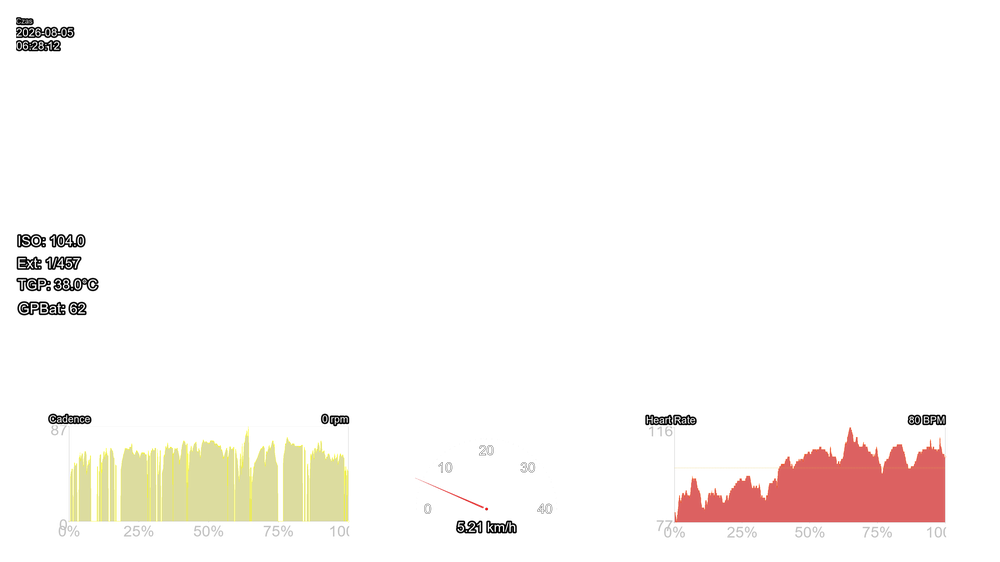
#> input picture 01_python_hud_30.png, 1000 x 562 px, shrunk from 3840 x 2160 before the run, found by its file name
$ python find_alpha_hud30.py
#> lines starting #> are read from the running program, lines starting #| are printed output that depends on the picture
"""Find all non-zero alpha pixels in 01_python_hud_30.png."""
from PIL import Image
import numpy as np

img = Image.open("c:/_DEV/TeleM/01_python_hud_30.png")
#> img is the input picture: PIL image 1000x562 RGBA; mean R, G, B, A 16.1, 10.3, 5.5, 12.6
arr = np.asarray(img)
alpha = arr[:, :, 3]
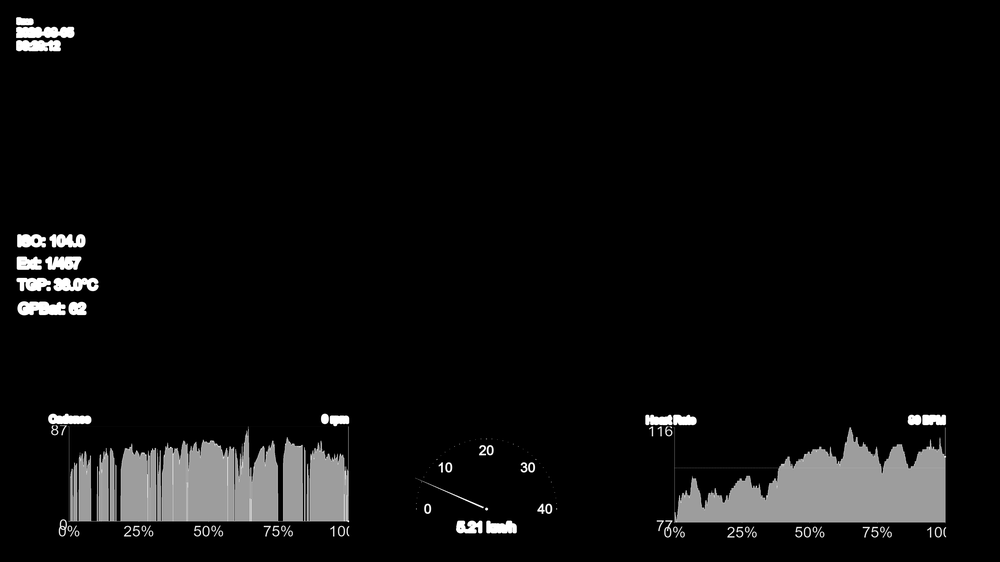
#> alpha: shape (562, 1000); min 0, max 255, mean 12.6
ys, xs = np.where(alpha > 0)
print(f"01_python_hud_30.png total non-zero alpha={len(xs)}")
#| 01_python_hud_30.png total non-zero alpha=51382
if len(xs) > 0:
    print(f"X range: [{xs.min()}, {xs.max()}], Y range: [{ys.min()}, {ys.max()}]")
#| X range: [14, 948], Y range: [15, 539]

$ run again, with 01_python_hud_900.png copied over 01_python_hud_30.png
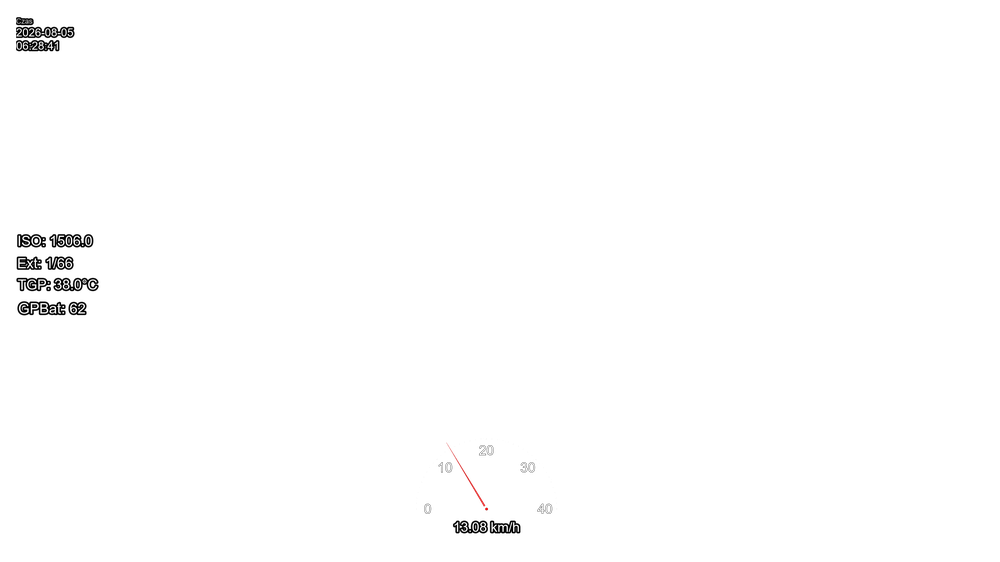
#> input picture 01_python_hud_900.png, 1000 x 562 px, shrunk from 3840 x 2160 before the run, found by its file name
#> img is the input picture: PIL image 1000x562 RGBA; mean R, G, B, A 1.1, 1, 1, 2.3
#> `alpha = arr[:, :, 3]`:
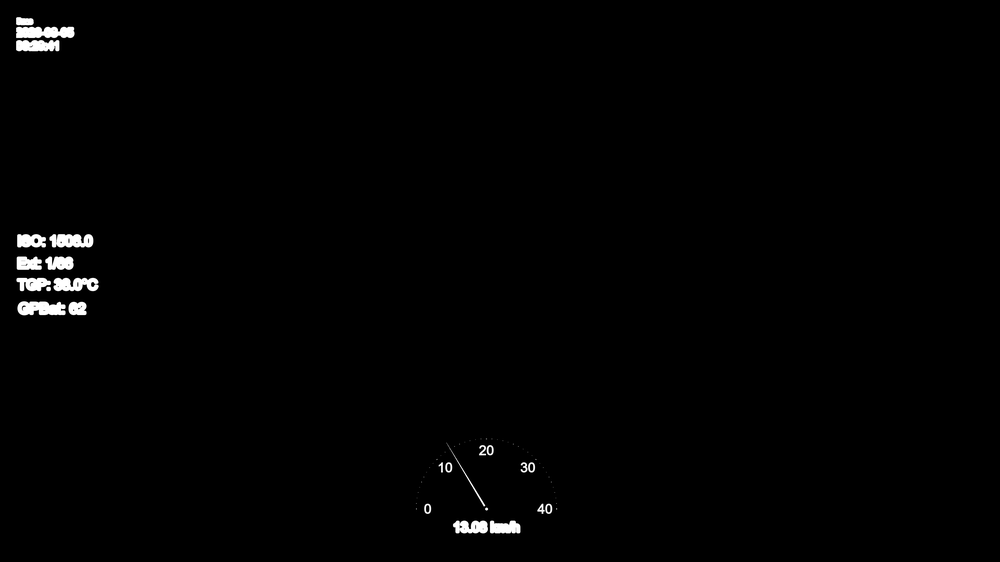
#> alpha: shape (562, 1000); min 0, max 255, mean 2.3
#> ys = 8203 values from 15 to 535; xs = 8203 values, max 559 at index 7071, min 14 at index 17, mean 178.9
#| 01_python_hud_30.png total non-zero alpha=8203
#| X range: [14, 559], Y range: [15, 535]

$ run again, with 01_python_compose_overlay.png copied over 01_python_hud_30.png
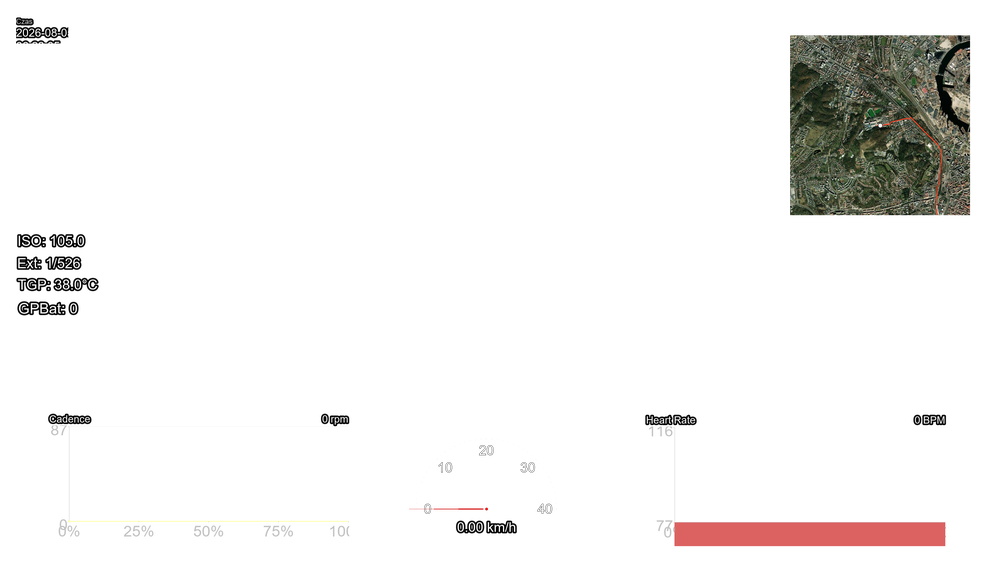
#> input picture 01_python_compose_overlay.png, 1000 x 562 px, shrunk from 3840 x 2160 before the run, found by its file name
#> img is the input picture: PIL image 1000x562 RGBA; mean R, G, B, A 10, 7.6, 6.2, 19.5
#> `alpha = arr[:, :, 3]`:
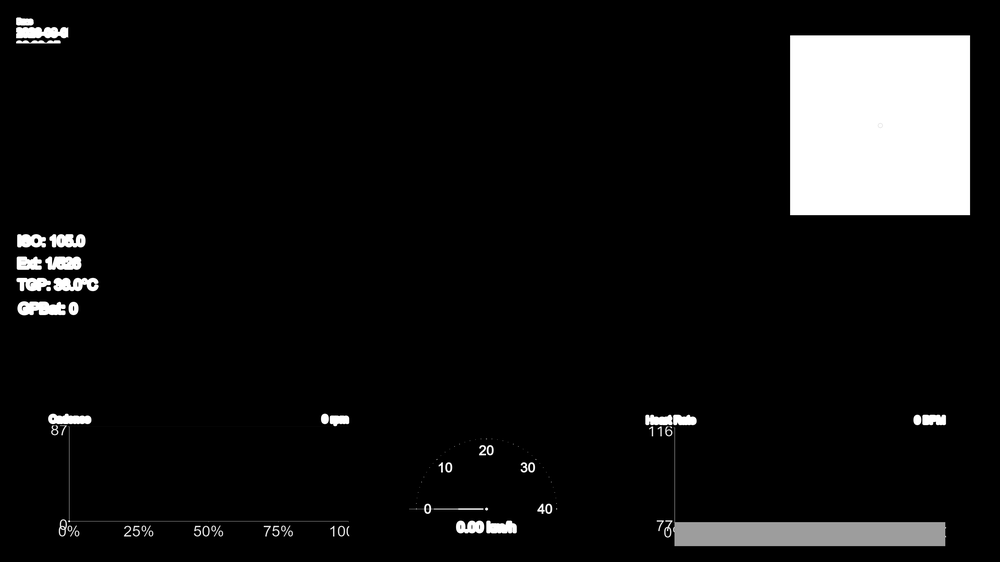
#> alpha: shape (562, 1000); min 0, max 255, mean 19.5
#| 01_python_hud_30.png total non-zero alpha=53979
#| X range: [14, 972], Y range: [15, 548]
